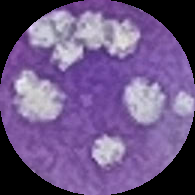
%> input picture trial.png, 195 x 195 px
$ octave image_adjustment.m   (GNU Octave 9; MATLAB toolbox functions it lacks are replaced by stand-ins)
%> lines starting %> are read from the running program, lines starting %| are printed output that depends on the picture; in (x1, y1, x2, y2) boxes, pixels count from 0 and x2, y2 are one past the last pixel; in counts of white or black regions, pixels touching at a corner belong together; the program's own positions count from 1
clear all
close all
spot_radius = 10; %pixels
col_image = imread('trial.png');
%> col_image is the input picture: size 195x195x3 uint8; mean R, G, B 109.2, 86.8, 133
grasca_image = rgb2gray(col_image);
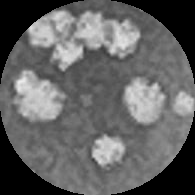
%> grasca_image: size 195x195 uint8; min 0, max 236, mean 98.7
bw_image = imbinarize(grasca_image,0.67); %0 black, 1 white
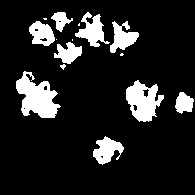
%> bw_image: size 195x195 logical; 13.4% white; 15 white regions (5 under 20 px), largest, box (x1, y1, x2, y2) and area: (16, 71, 61, 118) 1213, (126, 80, 164, 122) 965, (75, 12, 110, 47) 563
[row_size,col_size] = size(bw_image); %row, column
%> row_size = 195; col_size = 195
row = 1:1:row_size;
%> row = 195 values from 1 to 195
col = 1:1:col_size;
%> col = 195 values from 1 to 195
bw_matrix_raw = zeros(row_size,col_size);
for i = row
    for j = col
        binary = bw_image(i,j); %row, column
        bw_matrix_raw(i,j) = binary;
    end
end

% [19 lines of commented-out code are left out]

figure
heatmap(bw_matrix_raw,'Colormap',autumn)
%> (this line was passed over: heatmap is not available in this run)
grid off

figure
%imshow(bw_image)

$ run again, with 12W_10x.png copied over trial.png
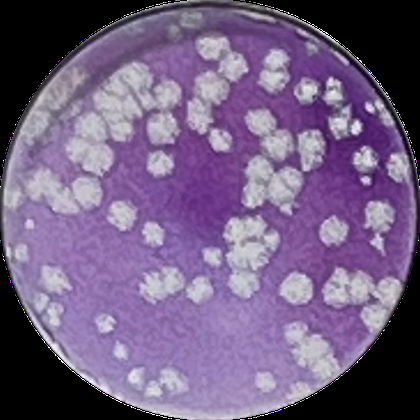
%> input picture 12W_10x.png, 420 x 420 px, shrunk from 547 x 547 before the run
%> col_image is the input picture: size 420x420x3 uint8; mean R, G, B 113.4, 94.2, 129
%> `grasca_image = rgb2gray(col_image);`:
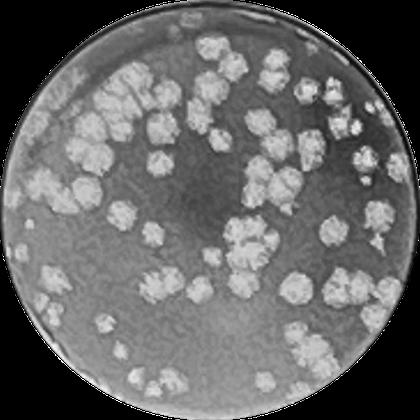
%> grasca_image: size 420x420 uint8; min 0, max 255, mean 103.9
%> `bw_image = imbinarize(grasca_image,0.67);`:
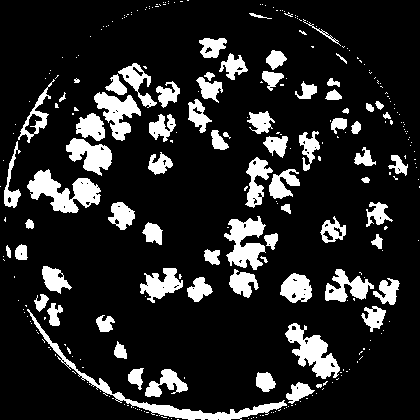
%> bw_image: size 420x420 logical; 15.2% white; 290 white regions (216 under 20 px), largest, box (x1, y1, x2, y2) and area: (27, 309, 287, 420) 1883, (27, 169, 101, 213) 1609, (285, 323, 340, 379) 1353

$ run again, with 12W_x.png copied over trial.png
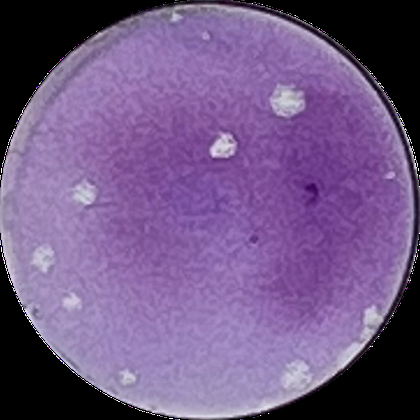
%> input picture 12W_x.png, 420 x 420 px, shrunk from 543 x 543 before the run
%> col_image is the input picture: size 420x420x3 uint8; mean R, G, B 112.1, 87.2, 132.5
%> `grasca_image = rgb2gray(col_image);`:
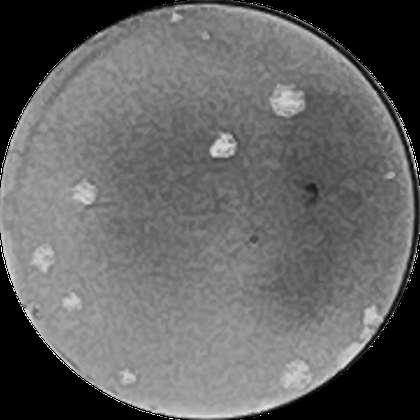
%> grasca_image: size 420x420 uint8; min 0, max 255, mean 99.7
%> `bw_image = imbinarize(grasca_image,0.67);`:
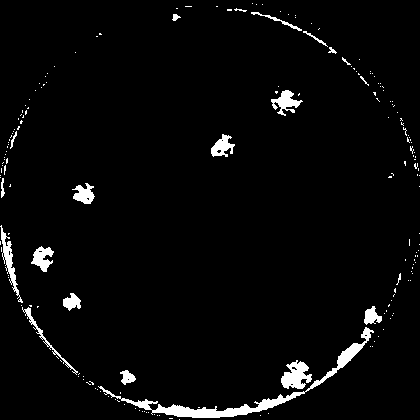
%> bw_image: size 420x420 logical; 3.4% white; 189 white regions (168 under 20 px), largest, box (x1, y1, x2, y2) and area: (98, 327, 374, 418) 2008, (281, 360, 312, 389) 554, (0, 225, 23, 303) 421

$ run again, with bop.png copied over trial.png
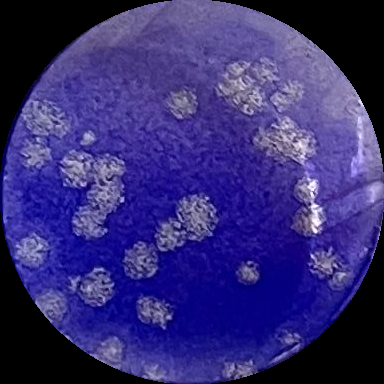
%> input picture bop.png, 384 x 384 px
%> col_image is the input picture: size 384x384x3 uint8; mean R, G, B 52.6, 44.3, 116
%> `grasca_image = rgb2gray(col_image);`:
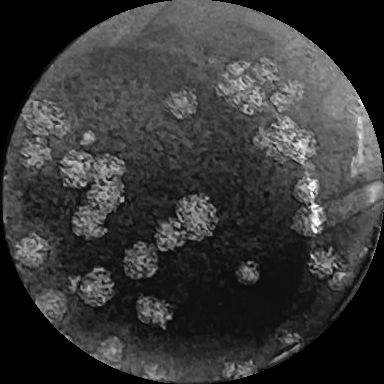
%> grasca_image: size 384x384 uint8; min 0, max 252, mean 55
%> `bw_image = imbinarize(grasca_image,0.67);`:
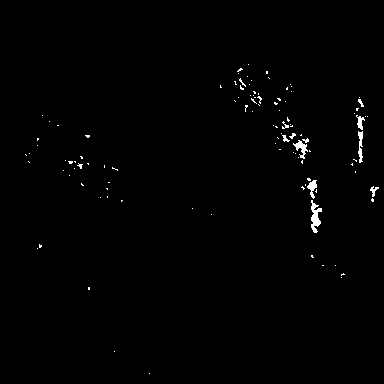
%> bw_image: size 384x384 logical; 0.75% white; 109 white regions (99 under 20 px), largest, box (x1, y1, x2, y2) and area: (311, 200, 322, 233) 197, (293, 140, 308, 159) 117, (358, 131, 363, 163) 104
